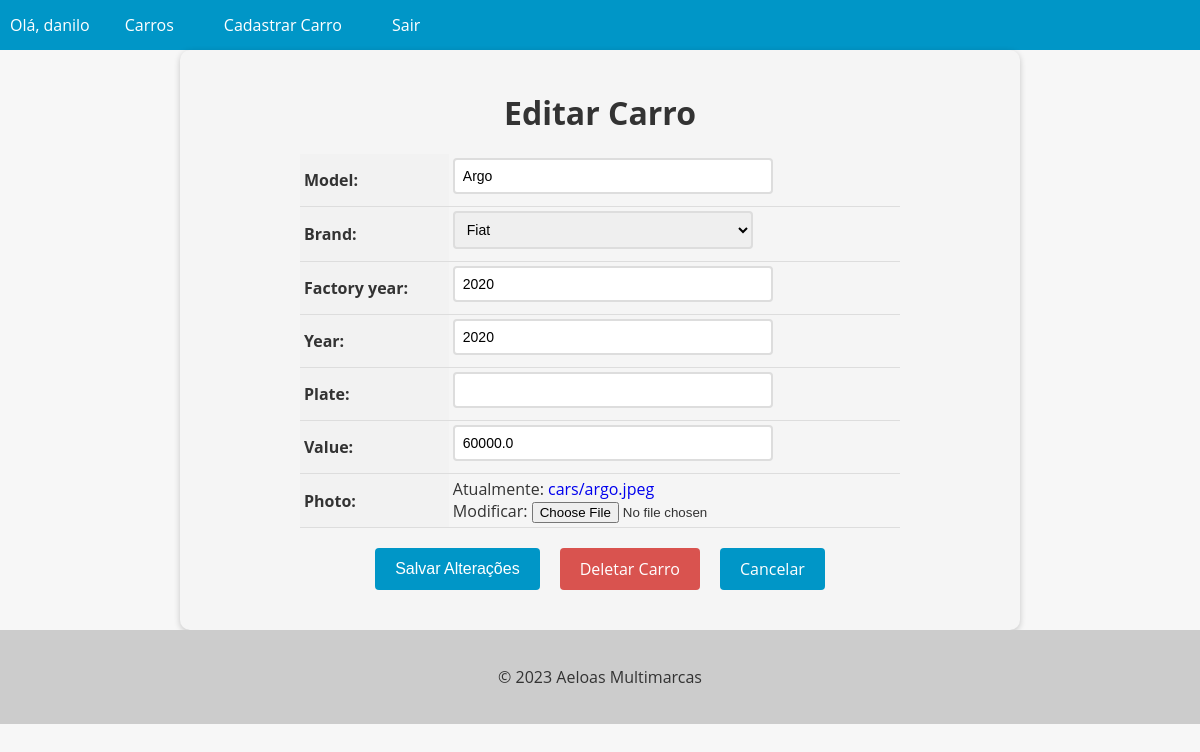
The app's page /car/1/update/ (signed in), older data.
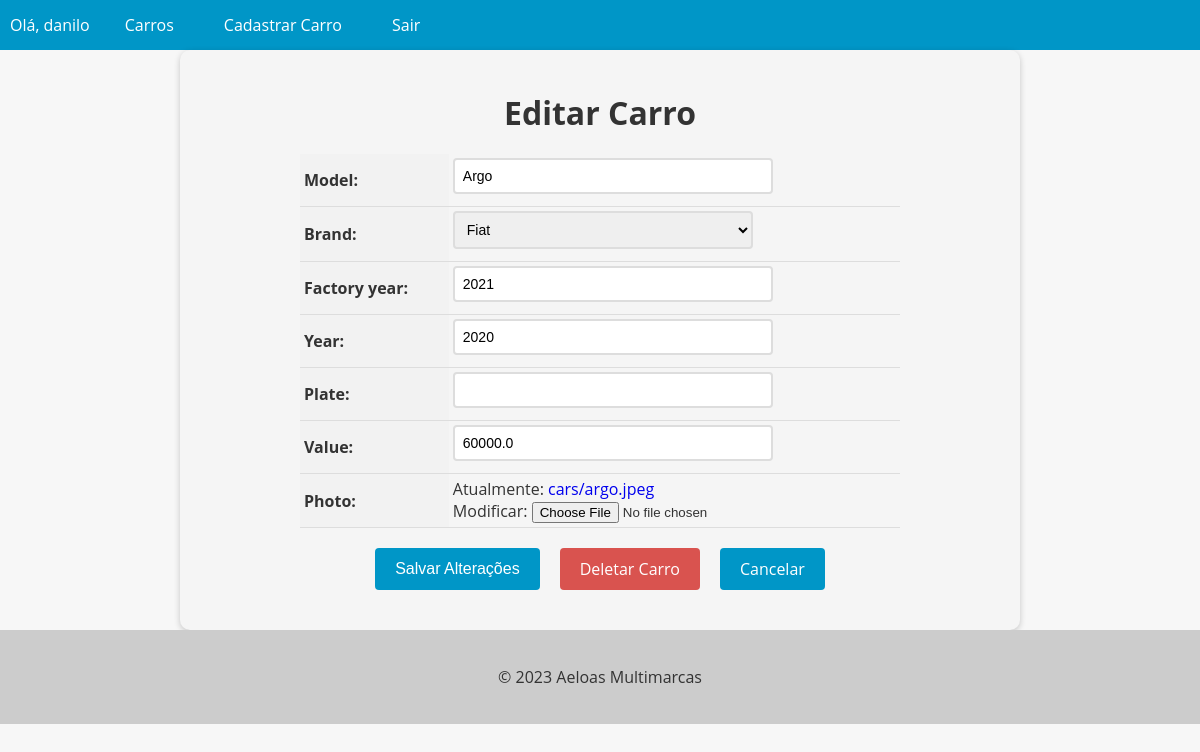
The same page, newer data.
### cars/models.py (models this page shows, shortened)
class Car(models.Model):
    id = models.AutoField(primary_key=True)
    model = models.CharField(max_length=200)
    brand = models.ForeignKey(Brand, on_delete=models.PROTECT, related_name='car_brand')
    factory_year = models.IntegerField(blank=True, null=True)
    year = models.IntegerField(blank=True, null=True)
    plate = models.CharField(max_length=10, null=True, blank=True)
    value = models.FloatField(blank=True, null=True)
    photo = models.ImageField(upload_to='cars/', blank=False, null=False)

### cars/views.py (the view, shortened to what this page needs)
# urls.py: path('car/<int:pk>/update/', CarUpdateView.as_view(), name='car_update'),
@method_decorator(login_required(login_url='login'), name = 'dispatch')
class CarUpdateView(UpdateView):
    model = Car
    form_class = CarModelForm
    template_name = 'car_update.html'

### cars/forms.py (shortened to what this page needs)
class CarModelForm(forms.ModelForm):
    class Meta:
        model = Car
        fields = '__all__'

### cars/models.py (called while the page is built)
    def __str__(self) -> str:
        return self.name

### cars/templates/car_update.html (shortened to what this page needs)
{% extends "base.html" %}
{% block content %}
  <form method="post" enctype="multipart/form-data">
    <h1>Editar Carro</h1>
    <table>
      {{ form.as_table }}
    </table>
    <div>
      <div class="buttons-container">
        <input type="submit" value="Salvar Alterações" class="btn btn-primary">
        <a href="{% url 'car_delete' pk=object.pk %}" class="btn btn-danger">Deletar Carro</a>
        <a href="{% url 'cars_list' %}" class="btn btn-secondary">Cancelar</a>
      </div>
    </div>
  </form>
{% endblock %}

Row changes from the older to the newer data that the page shows:
changed Car "Argo": factory_year "2020" → "2021"
